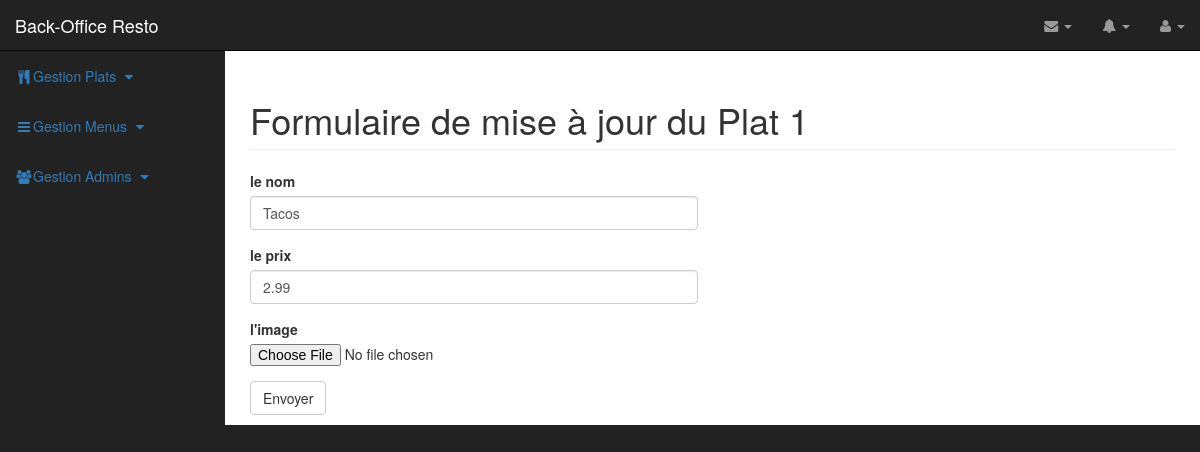
/updateplat.php?updatePlatId=1 (signed in), run on the app's committed database.
### tables this page shows
CREATE TABLE `Plats` (
  `ID` int(11) NOT NULL,
  `NOM` varchar(255) NOT NULL,
  `PRIX` decimal(10,2) NOT NULL,
  `IMAGE` varchar(255) NOT NULL
);

### models/PlatsManager.php (called while the page is built, shortened)
<?php
class PlatsManager {
     private $_db;
     public function setDb(PDO $db)
     {
        $this->_db = $db;
     }
     public function getPLat($id){
          $q = $this->_db->query('SELECT ID, NOM, PRIX, IMAGE FROM Plats WHERE id = '.$id);
          $donnees = $q->fetch(PDO::FETCH_ASSOC);
          return new Plat($donnees);
     }
}

### models/Plat.php (called while the page is built, shortened)
<?php
class Plat
{
  private $_id;
  private $_nom;
  private $_prix;
  public function hydrate(array $donnees)
  {
      foreach($donnees as $key => $value)
      {
        $method = 'set'.ucfirst($key);
      }
   }
   public function setId($id)
   {
      $id = (int) $id;
      if ($id > 0)
      {
        $this->_id = $id;
      }
   }
   public function setNom($nom)
   {
    if(is_string($nom))
    {
      $this->_nom = $nom;
    }
   }
   public function setPrix($prix)
   {
      $prix = (float) $prix;
      if ($prix > 0.0)
      {
        $this->_prix = $prix;
      }
   }
   public function getId()
   {
    return $this->_id;
   }
   public function getNom()
   {
    return $this->_nom;
   }
   public function getPrix()
   {
    return $this->_prix;
   }
}

### updateplat.php (the view, shortened to what this page needs)
<?php
$db = Db::getInstance();
$db->setAttribute(PDO::ATTR_ERRMODE, PDO::ERRMODE_WARNING);
$platsManager = new PlatsManager($db);
$platIdToUpdate = $_GET['updatePlatId'];
$monObjetPlat = $platsManager->getPLat($platIdToUpdate);
if(isset($_SESSION['login'])){
?>
<!DOCTYPE html>
<html lang="fr">
<head>
    <link href="./css/bootstrap.min.css" rel="stylesheet">
    <link href="./css/sb-admin.css" rel="stylesheet">
    <link href="./font-awesome/css/font-awesome.min.css" rel="stylesheet" type="text/css">
</head>
<body>
            <div class="collapse navbar-collapse navbar-ex1-collapse">
                <ul class="nav navbar-nav side-nav">
                    <li>
                        <a href="javascript:;" data-toggle="collapse" data-target="#plats"><i class="fa fa-fw fa-cutlery"></i>Gestion Plats <i class="fa fa-fw fa-caret-down"></i></a>
                    </li>
                    <li>
                      <a href="javascript:;" data-toggle="collapse" data-target="#menu"><i class="fa fa-fw fa-bars"></i>Gestion Menus <i class="fa fa-fw fa-caret-down"></i></a>
                    </li>
                    <li>
                      <a href="javascript:;" data-toggle="collapse" data-target="#admin"><i class="fa fa-fw fa-users"></i>Gestion Admins <i class="fa fa-fw fa-caret-down"></i></a>
                    </li>
                </ul>
            </div>
<nav class="navbar navbar-inverse navbar-fixed-top" role="navigation">
            <div class="navbar-header">
                <a class="navbar-brand" href="#">Back-Office Resto</a>
            </div>
            <ul class="nav navbar-right top-nav">
                <li class="dropdown">
                    <a href="#" class="dropdown-toggle" data-toggle="dropdown"><i class="fa fa-envelope"></i> <b class="caret"></b></a>
                </li>
                <li class="dropdown">
                    <a href="#" class="dropdown-toggle" data-toggle="dropdown"><i class="fa fa-bell"></i> <b class="caret"></b></a>
                </li>
                <li class="dropdown">
                    <a href="#" class="dropdown-toggle" data-toggle="dropdown"><i class="fa fa-user"></i> <?php ?> <b class="caret"></b></a>
                </li>
            </ul>
</nav>
    <div id="wrapper">
                <div id="page-wrapper">
                        <div class="container-fluid">
                            <div class="row">
                                <div class="col-lg-12">
                                    <h1 class="page-header">
                                        Formulaire de mise à jour du Plat <?= $monObjetPlat->getId(); ?>
                                    </h1>
                                </div>
                                  <div class="col-lg-12">
                                  </div>
                            </div>
                            <div class="row">
                                <div class="col-lg-6">
                                    <form role="form" action="" method="post" enctype="multipart/form-data">
                                        <div class="form-group">
                                            <label>le nom</label>
                                            <input class="form-control" type="text" name="nom" id="nom" value="<?php echo $monObjetPlat->getNom(); ?>" />
                                        </div>
                                        <div class="form-group">
                                            <label>le prix</label>
                                            <input class="form-control" type="text" name="prix" id="prix" value="<?php echo $monObjetPlat->getPrix(); ?>" />
                                        </div>
                                        <div class="form-group">
                                            <label class="control-label">l'image</label>
                                            <input type="file" class="file" name="image" id="fileToUpload" data-buttonText="Choisir">
                                        </div>
                                        <button type="submit" class="btn btn-default" name="updatePlatId">Envoyer</button>
                                    </form>
                                </div>
                            </div>
                        </div>
                    </div>
    </div>
</body>
</html>
<?php
}
else
{
  header('Location: http://localhost/restaurantPOO/login.php');
}
?>

### css/sb-admin.css (style rules this page uses)
body { margin-top: 100px; background-color: #222; }
@media (min-width:768px) { body { margin-top: 50px; } }
#wrapper { padding-left: 0; }
#page-wrapper { width: 100%; padding: 0; background-color: #fff; }
@media (min-width:768px) { #wrapper { padding-left: 225px; } }
@media (min-width:768px) { #page-wrapper { padding: 10px; } }
.top-nav { padding: 0 15px; }
.top-nav>li { display: inline-block; float: left; }
.top-nav>li>a { padding-top: 15px; padding-bottom: 15px; line-height: 20px; color: #999; }
@media (min-width:768px) { .side-nav { position: fixed; top: 51px; left: 225px; width: 225px; margin-left: -225px; border: none; border-radius: 0; overflow-y: auto; background-color: #222; bottom: 0; overflow-x: hidden; padding-bottom: 40px; } }
@media (min-width:768px) { .side-nav>li>a { width: 225px; } }

### data on the page
plats: ID "1", nom "Tacos", prix "2.99"
